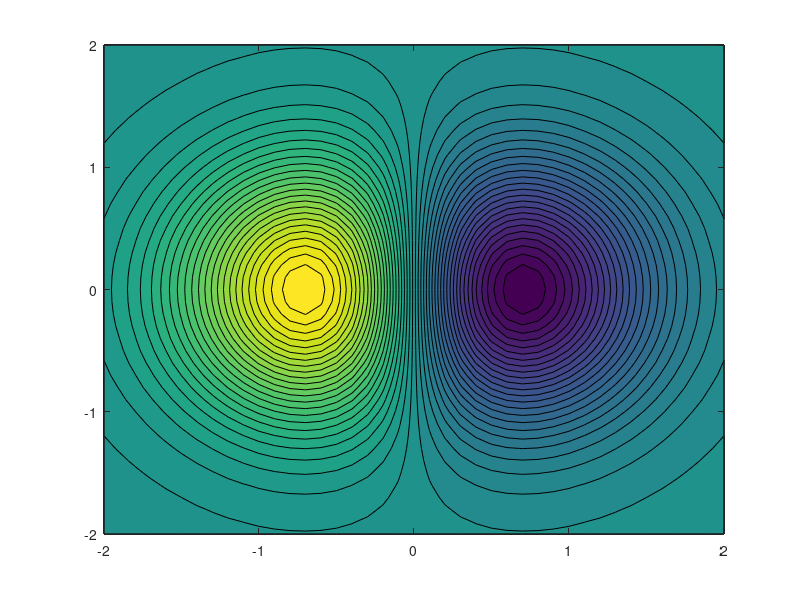

MATLAB code to generate this figure: (Note: this script raises an error after producing the figure.)
clear;
close all;
format long;

mingeneration = 200;
maxgenration = 500;
lb = [];
ub = [];

fun = @(x) -(x(1) * exp(-(x(1)^2 + x(2)^2) ));

x0 = [2,0];

[x , y] = meshgrid(-2.0:0.1:2.0,-2.0:0.1:2.0 );
z = -(x .* exp(-(x.^2 + y.^2)));

figure(1)
%surfc(x,y,z);

contourf(x ,y ,z ,48);

options = optimoptions('ga',"MaxStallGeneration",mingeneration,"MaxGeneration", ...
    maxgenration,'PlotFcn',{@gaplotbestf, @gaplotbestindiv},"FunctionTolerance",1e-8);
[x,yval,exitflag,output,population,scores] = ga(fun,2,[],[],[],[],lb,ub,[],options)



figure(1)
hold on
for i = 1:1:length(population)
plot(population(i, 1), population(i, 2), 'g*');
end